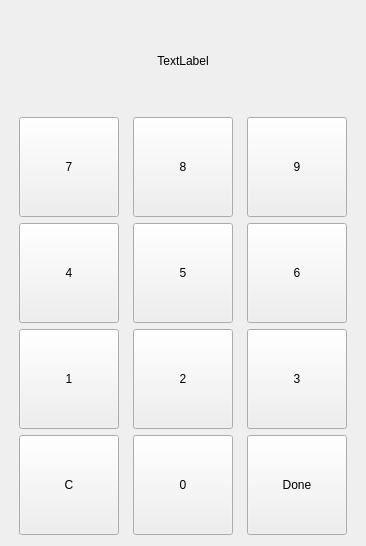
<?xml version="1.0" encoding="UTF-8"?>
<ui version="4.0">
 <class>NumItemDialog</class>
 <widget class="QDialog" name="NumItemDialog">
  <property name="windowModality">
   <enum>Qt::WindowModal</enum>
  </property>
  <property name="geometry">
   <rect>
    <x>0</x>
    <y>0</y>
    <width>366</width>
    <height>542</height>
   </rect>
  </property>
  <property name="minimumSize">
   <size>
    <width>366</width>
    <height>436</height>
   </size>
  </property>
  <property name="maximumSize">
   <size>
    <width>366</width>
    <height>16777215</height>
   </size>
  </property>
  <property name="windowTitle">
   <string>Num items</string>
  </property>
  <property name="modal">
   <bool>true</bool>
  </property>
  <layout class="QGridLayout" name="gridLayout">
   <property name="sizeConstraint">
    <enum>QLayout::SetMinimumSize</enum>
   </property>
   <item row="1" column="0">
    <widget class="QToolButton" name="toolButton_7">
     <property name="minimumSize">
      <size>
       <width>100</width>
       <height>100</height>
      </size>
     </property>
     <property name="text">
      <string>7</string>
     </property>
    </widget>
   </item>
   <item row="2" column="1">
    <widget class="QToolButton" name="toolButton_5">
     <property name="minimumSize">
      <size>
       <width>100</width>
       <height>100</height>
      </size>
     </property>
     <property name="text">
      <string>5</string>
     </property>
    </widget>
   </item>
   <item row="3" column="2">
    <widget class="QToolButton" name="toolButton_3">
     <property name="minimumSize">
      <size>
       <width>100</width>
       <height>100</height>
      </size>
     </property>
     <property name="text">
      <string>3</string>
     </property>
    </widget>
   </item>
   <item row="2" column="2">
    <widget class="QToolButton" name="toolButton_6">
     <property name="minimumSize">
      <size>
       <width>100</width>
       <height>100</height>
      </size>
     </property>
     <property name="text">
      <string>6</string>
     </property>
    </widget>
   </item>
   <item row="1" column="2">
    <widget class="QToolButton" name="toolButton_9">
     <property name="minimumSize">
      <size>
       <width>100</width>
       <height>100</height>
      </size>
     </property>
     <property name="text">
      <string>9</string>
     </property>
    </widget>
   </item>
   <item row="2" column="0">
    <widget class="QToolButton" name="toolButton_4">
     <property name="minimumSize">
      <size>
       <width>100</width>
       <height>100</height>
      </size>
     </property>
     <property name="text">
      <string>4</string>
     </property>
    </widget>
   </item>
   <item row="3" column="0">
    <widget class="QToolButton" name="toolButton_1">
     <property name="minimumSize">
      <size>
       <width>100</width>
       <height>100</height>
      </size>
     </property>
     <property name="text">
      <string>1</string>
     </property>
    </widget>
   </item>
   <item row="3" column="1">
    <widget class="QToolButton" name="toolButton_2">
     <property name="minimumSize">
      <size>
       <width>100</width>
       <height>100</height>
      </size>
     </property>
     <property name="text">
      <string>2</string>
     </property>
    </widget>
   </item>
   <item row="1" column="1">
    <widget class="QToolButton" name="toolButton_8">
     <property name="minimumSize">
      <size>
       <width>100</width>
       <height>100</height>
      </size>
     </property>
     <property name="text">
      <string>8</string>
     </property>
    </widget>
   </item>
   <item row="4" column="1">
    <widget class="QToolButton" name="toolButton_0">
     <property name="minimumSize">
      <size>
       <width>100</width>
       <height>100</height>
      </size>
     </property>
     <property name="text">
      <string>0</string>
     </property>
    </widget>
   </item>
   <item row="0" column="0" colspan="3">
    <widget class="QLabel" name="numDisplayLabel">
     <property name="minimumSize">
      <size>
       <width>0</width>
       <height>100</height>
      </size>
     </property>
     <property name="text">
      <string notr="true">TextLabel</string>
     </property>
     <property name="alignment">
      <set>Qt::AlignCenter</set>
     </property>
    </widget>
   </item>
   <item row="4" column="0">
    <widget class="QToolButton" name="toolButton_C">
     <property name="minimumSize">
      <size>
       <width>100</width>
       <height>100</height>
      </size>
     </property>
     <property name="text">
      <string>C</string>
     </property>
    </widget>
   </item>
   <item row="4" column="2">
    <widget class="QToolButton" name="toolButton_Done">
     <property name="minimumSize">
      <size>
       <width>100</width>
       <height>100</height>
      </size>
     </property>
     <property name="text">
      <string>Done</string>
     </property>
    </widget>
   </item>
  </layout>
 </widget>
 <resources/>
 <connections>
  <connection>
   <sender>toolButton_Done</sender>
   <signal>clicked()</signal>
   <receiver>NumItemDialog</receiver>
   <slot>accept()</slot>
   <hints>
    <hint type="sourcelabel">
     <x>297</x>
     <y>482</y>
    </hint>
    <hint type="destinationlabel">
     <x>182</x>
     <y>270</y>
    </hint>
   </hints>
  </connection>
 </connections>
</ui>
